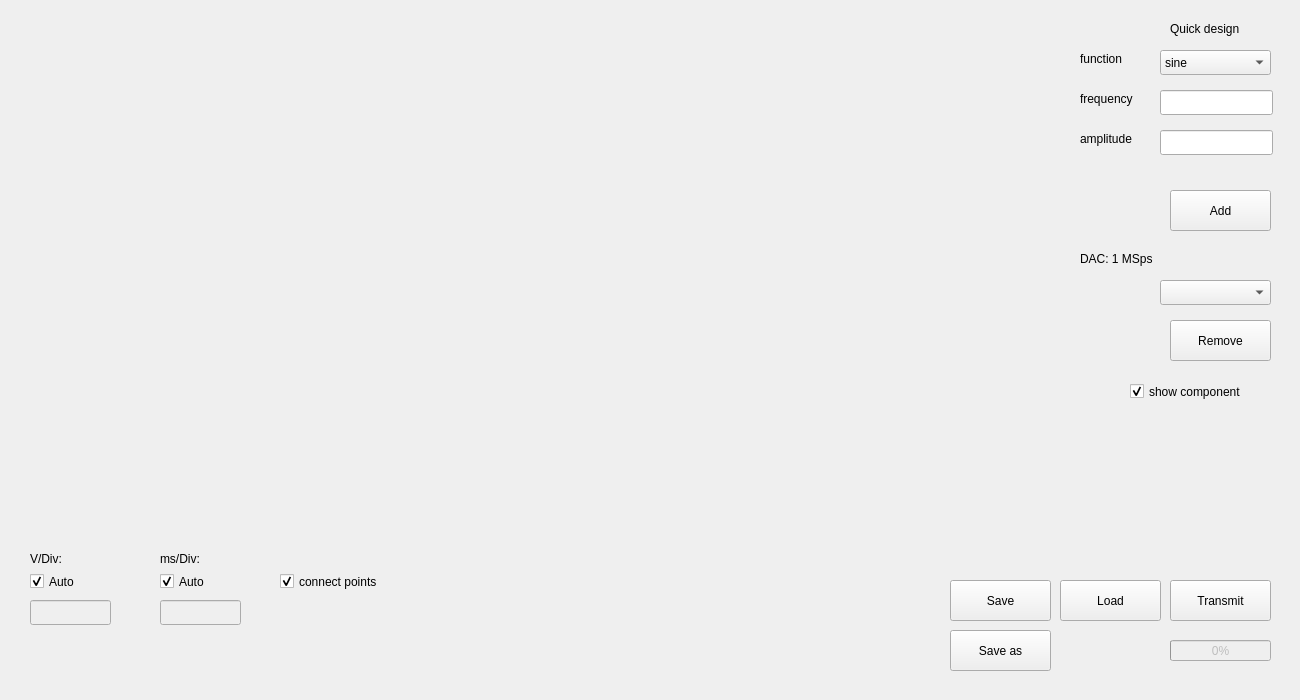
<?xml version="1.0" encoding="UTF-8"?>
<ui version="4.0">
 <class>WaveEditForm</class>
 <widget class="QWidget" name="WaveEditForm">
  <property name="geometry">
   <rect>
    <x>0</x>
    <y>0</y>
    <width>1300</width>
    <height>700</height>
   </rect>
  </property>
  <property name="windowTitle">
   <string>Wave Editor</string>
  </property>
  <widget class="QLabel" name="label">
   <property name="geometry">
    <rect>
     <x>10</x>
     <y>10</y>
     <width>1050</width>
     <height>520</height>
    </rect>
   </property>
   <property name="baseSize">
    <size>
     <width>1050</width>
     <height>520</height>
    </size>
   </property>
   <property name="text">
    <string/>
   </property>
   <property name="pixmap">
    <pixmap resource="resource1.qrc">:/images/wave_default.png</pixmap>
   </property>
  </widget>
  <widget class="QComboBox" name="comboBox">
   <property name="geometry">
    <rect>
     <x>1160</x>
     <y>50</y>
     <width>111</width>
     <height>25</height>
    </rect>
   </property>
   <item>
    <property name="text">
     <string>sine</string>
    </property>
   </item>
   <item>
    <property name="text">
     <string>triangle</string>
    </property>
   </item>
   <item>
    <property name="text">
     <string>sawtooth</string>
    </property>
   </item>
   <item>
    <property name="text">
     <string>square</string>
    </property>
   </item>
   <item>
    <property name="text">
     <string>const</string>
    </property>
   </item>
   <item>
    <property name="text">
     <string>PWM</string>
    </property>
   </item>
  </widget>
  <widget class="QLineEdit" name="lineEdit">
   <property name="geometry">
    <rect>
     <x>1160</x>
     <y>90</y>
     <width>113</width>
     <height>25</height>
    </rect>
   </property>
  </widget>
  <widget class="QLabel" name="label_2">
   <property name="geometry">
    <rect>
     <x>1170</x>
     <y>20</y>
     <width>91</width>
     <height>17</height>
    </rect>
   </property>
   <property name="text">
    <string>Quick design</string>
   </property>
  </widget>
  <widget class="QLabel" name="label_3">
   <property name="geometry">
    <rect>
     <x>1080</x>
     <y>50</y>
     <width>67</width>
     <height>17</height>
    </rect>
   </property>
   <property name="text">
    <string>function</string>
   </property>
  </widget>
  <widget class="QLabel" name="label_4">
   <property name="geometry">
    <rect>
     <x>1080</x>
     <y>90</y>
     <width>71</width>
     <height>17</height>
    </rect>
   </property>
   <property name="text">
    <string>frequency</string>
   </property>
  </widget>
  <widget class="QLabel" name="label_5">
   <property name="geometry">
    <rect>
     <x>1080</x>
     <y>130</y>
     <width>81</width>
     <height>17</height>
    </rect>
   </property>
   <property name="text">
    <string>amplitude</string>
   </property>
  </widget>
  <widget class="QLineEdit" name="lineEdit_2">
   <property name="geometry">
    <rect>
     <x>1160</x>
     <y>130</y>
     <width>113</width>
     <height>25</height>
    </rect>
   </property>
  </widget>
  <widget class="QPushButton" name="pushButton">
   <property name="geometry">
    <rect>
     <x>1170</x>
     <y>190</y>
     <width>101</width>
     <height>41</height>
    </rect>
   </property>
   <property name="text">
    <string>Add</string>
   </property>
  </widget>
  <widget class="QCheckBox" name="checkBox">
   <property name="geometry">
    <rect>
     <x>30</x>
     <y>570</y>
     <width>92</width>
     <height>23</height>
    </rect>
   </property>
   <property name="text">
    <string>Auto</string>
   </property>
   <property name="checked">
    <bool>true</bool>
   </property>
  </widget>
  <widget class="QLabel" name="label_6">
   <property name="geometry">
    <rect>
     <x>30</x>
     <y>550</y>
     <width>51</width>
     <height>17</height>
    </rect>
   </property>
   <property name="text">
    <string>V/Div:</string>
   </property>
  </widget>
  <widget class="QLineEdit" name="lineEdit_3">
   <property name="enabled">
    <bool>false</bool>
   </property>
   <property name="geometry">
    <rect>
     <x>30</x>
     <y>600</y>
     <width>81</width>
     <height>25</height>
    </rect>
   </property>
  </widget>
  <widget class="QLabel" name="label_7">
   <property name="geometry">
    <rect>
     <x>160</x>
     <y>550</y>
     <width>51</width>
     <height>17</height>
    </rect>
   </property>
   <property name="text">
    <string>ms/Div:</string>
   </property>
  </widget>
  <widget class="QLineEdit" name="lineEdit_4">
   <property name="enabled">
    <bool>false</bool>
   </property>
   <property name="geometry">
    <rect>
     <x>160</x>
     <y>600</y>
     <width>81</width>
     <height>25</height>
    </rect>
   </property>
  </widget>
  <widget class="QCheckBox" name="checkBox_2">
   <property name="geometry">
    <rect>
     <x>160</x>
     <y>570</y>
     <width>92</width>
     <height>23</height>
    </rect>
   </property>
   <property name="text">
    <string>Auto</string>
   </property>
   <property name="checked">
    <bool>true</bool>
   </property>
  </widget>
  <widget class="QPushButton" name="pushButton_2">
   <property name="geometry">
    <rect>
     <x>1170</x>
     <y>320</y>
     <width>101</width>
     <height>41</height>
    </rect>
   </property>
   <property name="text">
    <string>Remove</string>
   </property>
  </widget>
  <widget class="QLabel" name="label_8">
   <property name="geometry">
    <rect>
     <x>1080</x>
     <y>250</y>
     <width>191</width>
     <height>17</height>
    </rect>
   </property>
   <property name="text">
    <string>DAC: 1 MSps</string>
   </property>
  </widget>
  <widget class="QComboBox" name="comboBox_2">
   <property name="geometry">
    <rect>
     <x>1160</x>
     <y>280</y>
     <width>111</width>
     <height>25</height>
    </rect>
   </property>
  </widget>
  <widget class="QCheckBox" name="checkBox_3">
   <property name="geometry">
    <rect>
     <x>280</x>
     <y>570</y>
     <width>131</width>
     <height>23</height>
    </rect>
   </property>
   <property name="text">
    <string>connect points</string>
   </property>
   <property name="checked">
    <bool>true</bool>
   </property>
  </widget>
  <widget class="QCheckBox" name="checkBox_4">
   <property name="geometry">
    <rect>
     <x>1130</x>
     <y>380</y>
     <width>141</width>
     <height>23</height>
    </rect>
   </property>
   <property name="text">
    <string>show component</string>
   </property>
   <property name="checked">
    <bool>true</bool>
   </property>
  </widget>
  <widget class="QPushButton" name="saveButton">
   <property name="geometry">
    <rect>
     <x>950</x>
     <y>580</y>
     <width>101</width>
     <height>41</height>
    </rect>
   </property>
   <property name="text">
    <string>Save</string>
   </property>
  </widget>
  <widget class="QPushButton" name="loadButton">
   <property name="geometry">
    <rect>
     <x>1060</x>
     <y>580</y>
     <width>101</width>
     <height>41</height>
    </rect>
   </property>
   <property name="text">
    <string>Load</string>
   </property>
  </widget>
  <widget class="QPushButton" name="saveButton_2">
   <property name="geometry">
    <rect>
     <x>950</x>
     <y>630</y>
     <width>101</width>
     <height>41</height>
    </rect>
   </property>
   <property name="text">
    <string>Save as</string>
   </property>
  </widget>
  <widget class="QPushButton" name="transmitButton">
   <property name="geometry">
    <rect>
     <x>1170</x>
     <y>580</y>
     <width>101</width>
     <height>41</height>
    </rect>
   </property>
   <property name="text">
    <string>Transmit</string>
   </property>
  </widget>
  <widget class="QProgressBar" name="progressBar">
   <property name="enabled">
    <bool>false</bool>
   </property>
   <property name="geometry">
    <rect>
     <x>1170</x>
     <y>640</y>
     <width>101</width>
     <height>21</height>
    </rect>
   </property>
   <property name="value">
    <number>0</number>
   </property>
  </widget>
 </widget>
 <resources>
  <include location="resource1.qrc"/>
 </resources>
 <connections/>
</ui>
